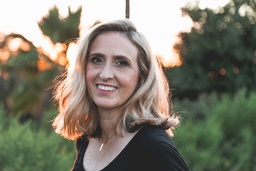
#> input picture img.jpg, 256 x 171 px, shrunk from 6720 x 4480 before the run, given in place of the camera
$ python video_capture.py
#> lines starting #> are read from the running program, lines starting #| are printed output that depends on the picture; after the words box and inside, x2 and y2 are one past the last pixel; in counts of white or black regions, pixels touching at a corner belong together
#> further down, frame is the input picture: shape (171, 256, 3); mean B, G, R 109.4, 124.2, 127.8
### utils.py
import cv2 as cv
import numpy as np


# [10 lines left out: function resize_image, not called in this run]


def split_RGB(input_image):
    R = input_image[:, :, 2]
    G = input_image[:, :, 1]
    B = input_image[:, :, 0]

    return R, G, B


def get_HSI_elements(input_image):

    R, G, B = split_RGB(input_image)
    R = R.astype("float")
    G = G.astype("float")
    B = B.astype("float")

    divisor = 0.5*((R-G)+(R-B))
    dividendo = np.sqrt(((R-G)**2) + ((R-B)*(G-B)))

    # Evita divisão por zero
    divisor[divisor == 0] = 1e-10
    dividendo[dividendo < 1e-10] = 1e-10

    # Garante que o argumento de np.arccos esteja no intervalo [-1, 1]
    teta_arg = np.clip((divisor/dividendo), -1, 1)

    # Calcular arco cosseno
    teta = np.arccos(teta_arg)
    teta = np.degrees(teta)

    H = np.where(B <= G, teta,  360 - teta)

    I = (1/3) * (R+G+B)

    return H, I


# [105 lines left out: functions component_labeling_with_size_filter, calculate_component_features, apply_size_filter, not called in this run]


# [5 lines of commented-out code are left out]

### skin_detection_module.py
import cv2 as cv
import numpy as np
import utils as u


def skin_detection(input_image):
    R, G, B = u.split_RGB(input_image=input_image)

    R = R.astype("float")
    G = G.astype("float")
    B = B.astype("float")

    RGB = R+G+B
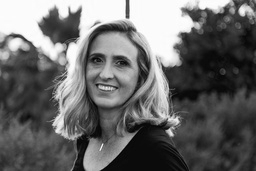
#> RGB: shape (171, 256) float64; min 75, max 765, mean 361.4; drawn with min black and max white
    r = R / RGB
    g = G / RGB
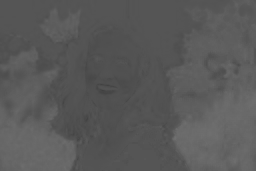
#> g: shape (171, 256) float64; min 0.255, max 0.44, mean 0.352

    # calculando limetes superiores e inferiores da cor da pele
    f1 = -1.376 * (r ** 2) + (1.0743 * r) + 0.2
    f2 = -0.776 * (r ** 2) + (0.5601 * r) + 0.18

    # calculando variavel w(hite) para indicar pixel branco
    w = (((r - 0.33)**2) + ((g - 0.33) ** 2)) > 0.001
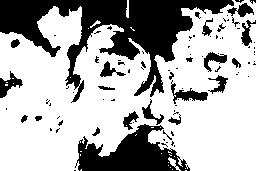
#> w: shape (171, 256) bool; 68.7% white; 92 black regions (68 under 20 px), largest, box (x1, y1, x2, y2) and area: (0, 0, 234, 103) 8276, (75, 124, 190, 171) 2859, (171, 80, 208, 104) 314

    H, _ = u.get_HSI_elements(input_image)
#> in get_HSI_elements, `divisor = 0.5*((R-G)+(R-B))`:
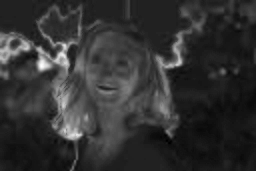
#> divisor: shape (171, 256) float64; min -22.5, max 147.5, mean 11; drawn with min black and max white
#> in get_HSI_elements, `divisor[divisor == 0] = 1e-10`: divisor: shape (171, 256) float64; 8.91% of pixels changed, all inside (x1, y1, x2, y2) = (0, 0, 256, 171)
#> in get_HSI_elements, `dividendo[dividendo < 1e-10] = 1e-10`: dividendo: shape (171, 256) float64; min 1e-10, max 161.2, mean 22.8
#> in get_HSI_elements, `teta_arg = np.clip((divisor/dividendo), -1, 1)`:
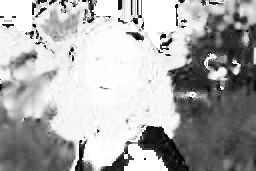
#> teta_arg: shape (171, 256) float64; min -1, max 1, mean 0.35; drawn with min black and max white
#> in get_HSI_elements, `H = np.where(B <= G, teta,  360 - teta)`:
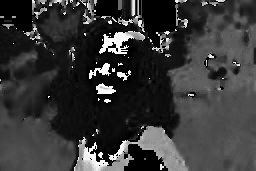
#> H: shape (171, 256) float64; min 0, max 359, mean 78.7; drawn with min black and max white

    # identificando o que é pele
    skin_mask = np.where(
        ((g < f1) & (g > f2) & (w > 0.001) & (np.bitwise_or(H > 240, H <= 20))), 1, 0)
#> skin_mask: shape (171, 256) int64; values 0 (black) and 1 (white), 14% white; 94 white regions (79 under 20 px), largest, box (x1, y1, x2, y2) and area: (68, 24, 175, 157) 4927, (150, 78, 172, 120) 366, (61, 84, 78, 115) 198

    # Converte a máscara de pele para uma máscara de bits.
    skin_mask = skin_mask.astype("uint8")

    # Converte a imagem para escala de cinza
    gray_image = cv.cvtColor(input_image, cv.COLOR_BGR2GRAY)

    # Aplica a máscara à imagem.
    masked_image = cv.bitwise_and(
        gray_image, gray_image, mask=skin_mask)
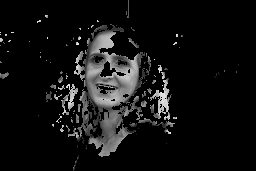
#> masked_image: shape (171, 256); min 0, max 237, mean 17.5

    return masked_image


# [27 lines left out: function skin_quantization, not called in this run]

### video_capture.py
import hair_detection_module
import skin_detection_module
import cv2 as cv
from matplotlib import pyplot as plt


# [12 lines of commented-out code are left out]
cap = cv.VideoCapture(0)

# Verifica se a captura foi inicializada com sucesso
if not cap.isOpened():
    print("Não foi possível abrir a câmera.")
    exit()

# Loop de captura de vídeo
while True:
    # Captura um novo frame
    ret, frame = cap.read()

    # Verifica se a leitura do frame foi bem-sucedida
    if not ret:
        print("Falha ao capturar o frame.")
        break

    # result_frame = hair_detection_module.hair_detection(frame)
    result_frame = skin_detection_module.skin_detection(frame)

    # Exibe o frame em uma janela
    cv.imshow("Video", result_frame)

    # Verifica se a tecla 'q' foi pressionada para encerrar o loop
    if cv.waitKey(1) & 0xFF == ord('q'):
#> (key q is pressed here)
        break

# Libera os recursos ao finalizar
cap.release()
cv.destroyAllWindows()
